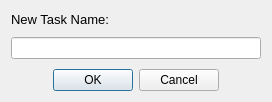
<?xml version="1.0" encoding="UTF-8"?>
<ui version="4.0">
 <class>NewTaskDialog</class>
 <widget class="QDialog" name="NewTaskDialog">
  <property name="geometry">
   <rect>
    <x>0</x>
    <y>0</y>
    <width>272</width>
    <height>102</height>
   </rect>
  </property>
  <property name="sizePolicy">
   <sizepolicy hsizetype="Fixed" vsizetype="Fixed">
    <horstretch>0</horstretch>
    <verstretch>0</verstretch>
   </sizepolicy>
  </property>
  <property name="maximumSize">
   <size>
    <width>362</width>
    <height>16777215</height>
   </size>
  </property>
  <property name="font">
   <font>
    <family>Arial</family>
   </font>
  </property>
  <property name="windowTitle">
   <string>New Task</string>
  </property>
  <layout class="QGridLayout" name="gridLayout">
   <property name="leftMargin">
    <number>0</number>
   </property>
   <property name="topMargin">
    <number>0</number>
   </property>
   <property name="rightMargin">
    <number>0</number>
   </property>
   <property name="bottomMargin">
    <number>0</number>
   </property>
   <property name="spacing">
    <number>0</number>
   </property>
   <item row="1" column="1">
    <layout class="QVBoxLayout" name="verticalLayout">
     <property name="spacing">
      <number>10</number>
     </property>
     <item>
      <widget class="QLabel" name="label">
       <property name="font">
        <font>
         <family>Arial</family>
         <pointsize>10</pointsize>
        </font>
       </property>
       <property name="text">
        <string>New Task Name:</string>
       </property>
      </widget>
     </item>
     <item>
      <widget class="QLineEdit" name="tasknameEdit">
       <property name="minimumSize">
        <size>
         <width>250</width>
         <height>0</height>
        </size>
       </property>
      </widget>
     </item>
     <item>
      <widget class="QDialogButtonBox" name="buttonBox">
       <property name="orientation">
        <enum>Qt::Horizontal</enum>
       </property>
       <property name="standardButtons">
        <set>QDialogButtonBox::Cancel|QDialogButtonBox::Ok</set>
       </property>
       <property name="centerButtons">
        <bool>true</bool>
       </property>
      </widget>
     </item>
    </layout>
   </item>
   <item row="2" column="1">
    <spacer name="verticalSpacer">
     <property name="orientation">
      <enum>Qt::Vertical</enum>
     </property>
     <property name="sizeHint" stdset="0">
      <size>
       <width>20</width>
       <height>10</height>
      </size>
     </property>
    </spacer>
   </item>
   <item row="1" column="0">
    <spacer name="horizontalSpacer">
     <property name="orientation">
      <enum>Qt::Horizontal</enum>
     </property>
     <property name="sizeHint" stdset="0">
      <size>
       <width>10</width>
       <height>20</height>
      </size>
     </property>
    </spacer>
   </item>
   <item row="1" column="2">
    <spacer name="horizontalSpacer_2">
     <property name="orientation">
      <enum>Qt::Horizontal</enum>
     </property>
     <property name="sizeHint" stdset="0">
      <size>
       <width>10</width>
       <height>20</height>
      </size>
     </property>
    </spacer>
   </item>
   <item row="0" column="1">
    <spacer name="verticalSpacer_2">
     <property name="orientation">
      <enum>Qt::Vertical</enum>
     </property>
     <property name="sizeHint" stdset="0">
      <size>
       <width>20</width>
       <height>10</height>
      </size>
     </property>
    </spacer>
   </item>
  </layout>
 </widget>
 <resources/>
 <connections>
  <connection>
   <sender>buttonBox</sender>
   <signal>accepted()</signal>
   <receiver>NewTaskDialog</receiver>
   <slot>accept()</slot>
   <hints>
    <hint type="sourcelabel">
     <x>248</x>
     <y>254</y>
    </hint>
    <hint type="destinationlabel">
     <x>157</x>
     <y>274</y>
    </hint>
   </hints>
  </connection>
  <connection>
   <sender>buttonBox</sender>
   <signal>rejected()</signal>
   <receiver>NewTaskDialog</receiver>
   <slot>reject()</slot>
   <hints>
    <hint type="sourcelabel">
     <x>316</x>
     <y>260</y>
    </hint>
    <hint type="destinationlabel">
     <x>286</x>
     <y>274</y>
    </hint>
   </hints>
  </connection>
 </connections>
</ui>
